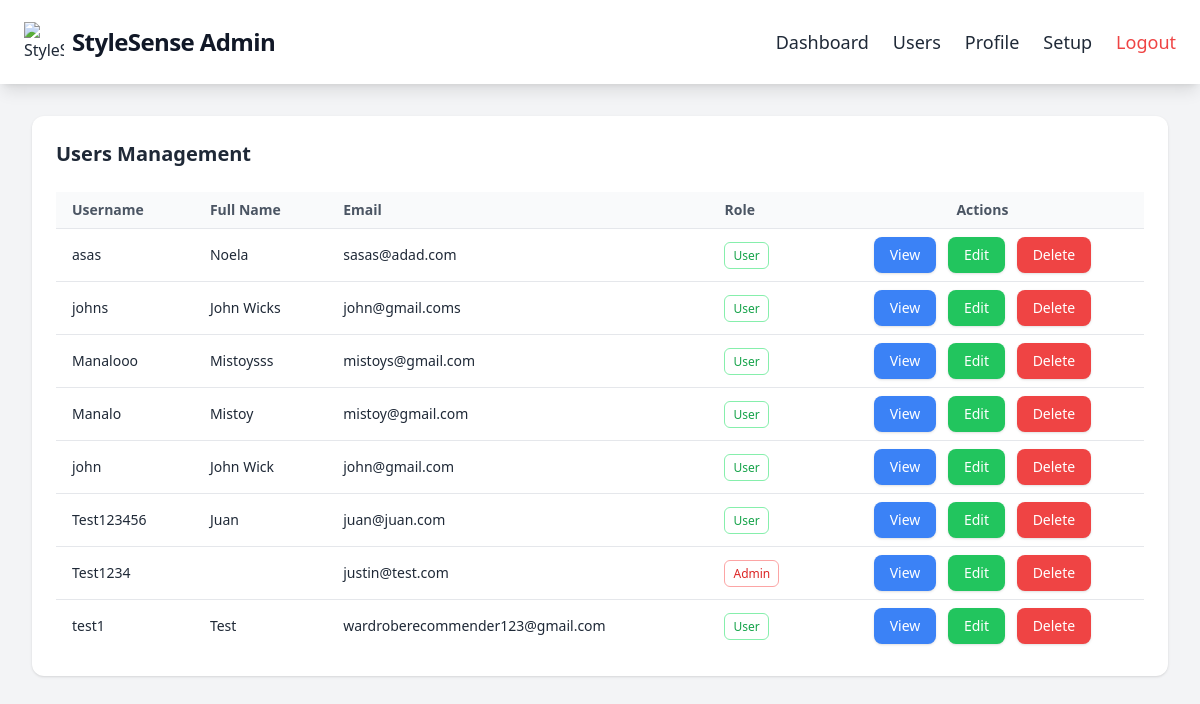
Screenshot of /admin/users.php (signed in) with the database file from the repository.
### tables this page shows
CREATE TABLE `users` (
  `id` int(11) NOT NULL,
  `username` varchar(50) NOT NULL,
  `full_name` varchar(100) NOT NULL,
  `age` int(11) DEFAULT NULL,
  `gender` enum('Male','Female','Other') DEFAULT NULL,
  `email` varchar(100) NOT NULL,
  `contact` varchar(11) NOT NULL,
  `password` varchar(255) NOT NULL,
  `created_at` timestamp NOT NULL DEFAULT current_timestamp(),
  `profile_pic` varchar(255) DEFAULT NULL,
  `role` enum('admin','user') NOT NULL DEFAULT 'user'
);

### admin/users.php (the view, shortened to what this page needs)
<?php
require_once "../db.php";
$stmt = $pdo->query("SELECT * FROM users ORDER BY created_at DESC");
$users = $stmt->fetchAll(PDO::FETCH_ASSOC);
?>
<!DOCTYPE html>
<html lang="en">
<head>
  <script src="https://cdn.tailwindcss.com"></script>
</head>
<body class="min-h-screen bg-gray-100 text-gray-800">
<nav class="bg-white shadow-lg px-6 py-4 flex justify-between items-center sticky top-0 z-50">
  <div class="flex items-center space-x-4">
    <a href="" class="flex items-center">
      <img src="https://img.icons8.com/fluency/48/wardrobe.png" class="h-10 w-10" alt="StyleSense Logo">
      <span class="text-2xl font-bold text-gray-900 tracking-tight ml-2">StyleSense Admin</span>
    </a>
  </div>
  <div id="menu" class="hidden md:flex flex-col md:flex-row md:items-center md:space-x-6 text-lg font-medium absolute md:static top-16 left-0 w-full md:w-auto bg-white md:bg-transparent shadow-md md:shadow-none z-40">
    <a href="dashboard.php" class="block px-6 py-3 md:px-0 navbar-link transition-colors duration-200">Dashboard</a>
    <a href="users.php" class="block px-6 py-3 md:px-0 navbar-link transition-colors duration-200">Users</a>
    <a href="profile.php" class="block px-6 py-3 md:px-0 navbar-link transition-colors duration-200">Profile</a>
     <a href="setup.php" class="block px-6 py-3 md:px-0 navbar-link transition-colors duration-200">Setup</a>
    <a href="../auth/logout.php" class="block px-6 py-3 md:px-0 text-red-500 hover:text-red-700 transition-colors duration-200">Logout</a>
  </div>
</nav>
<div class="p-8">
  <div class="max-w-6xl mx-auto bg-white rounded-xl shadow p-6">
    <h1 class="text-xl font-semibold mb-6">Users Management</h1>
    <div class="overflow-x-auto">
      <table class="min-w-full text-sm">
        <thead>
          <tr class="border-b bg-gray-50 text-left text-gray-600">
            <th class="px-4 py-2">Username</th>
            <th class="px-4 py-2">Full Name</th>
            <th class="px-4 py-2">Email</th>
            <th class="px-4 py-2">Role</th>
            <th class="px-4 py-2 text-center">Actions</th>
          </tr>
        </thead>
        <tbody class="divide-y">
          <?php foreach ($users as $user): ?>
          <tr class="hover:bg-gray-50">
            <td class="px-4 py-2"><?php echo htmlspecialchars($user['username']); ?></td>
            <td class="px-4 py-2"><?php echo htmlspecialchars($user['full_name']); ?></td>
            <td class="px-4 py-2"><?php echo htmlspecialchars($user['email']); ?></td>
            <td class="px-4 py-2">
              <span class="px-2 py-1 rounded-md text-xs border <?php echo $user['role']=='admin'?'border-red-300 text-red-600':'border-green-300 text-green-600'; ?>">
                <?php echo ucfirst($user['role']); ?>
              </span>
            </td>
            <td class="px-4 py-2 text-center space-x-2">
              <button onclick='viewUser(<?php echo json_encode($user); ?>)' class="px-2 py-1 bg-blue-500 hover:bg-green-600 text-white px-4 py-2 rounded-lg shadow">View</button>
              <button onclick='editUser(<?php echo json_encode($user); ?>)' class="px-2 py-1 bg-green-500 hover:bg-green-600 text-white px-4 py-2 rounded-lg shadow">Edit</button>
              <button onclick="confirmDelete(<?php echo $user['id']; ?>)" class="px-2 py-1 bg-red-500 hover:bg-green-600 text-white px-4 py-2 rounded-lg shadow">Delete</button>
            </td>
          </tr>
          <?php endforeach; ?>
        </tbody>
      </table>
    </div>
  </div>
</div>
</body>
</html>

### rows the page displays
users: username "asas", full_name "Noela", email "sasas@adad.com", role "User"
users: username "johns", full_name "John Wicks", email "john@gmail.coms", role "User"
users: username "Manalooo", full_name "Mistoysss", email "mistoys@gmail.com", role "User"
users: username "Manalo", full_name "Mistoy", email "mistoy@gmail.com", role "User"
users: username "john", full_name "John Wick", email "john@gmail.com", role "User"
users: username "Test123456", full_name "Juan", email "juan@juan.com", role "User"
users: username "Test1234", email "justin@test.com", role "Admin"
users: username "test1", full_name "Test", email "wardroberecommender123@gmail.com", role "User"
